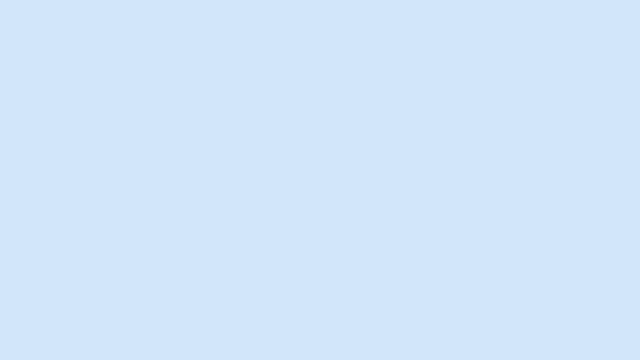
Frame 1 (no input)
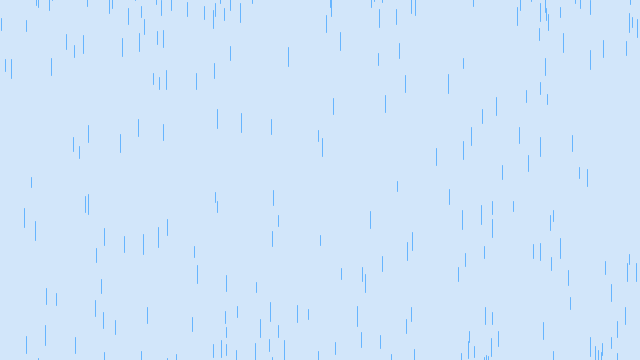
Frame 60 (the mouse pressed at the canvas centre just before this capture)
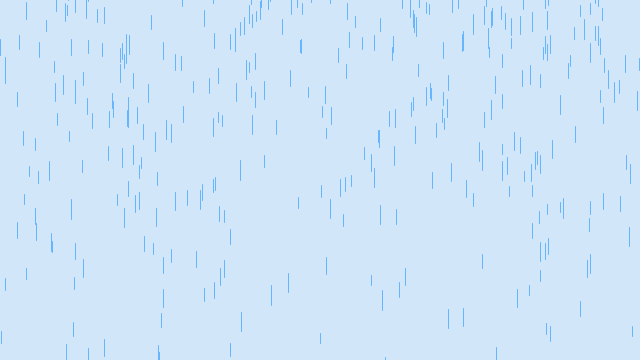
Frame 120 (the mouse held since frame 60 and released just before this capture)

The Processing sketch that drew these frames (run headless with seeded random() and noise(); from frame 60 on, the mouse is pressed at the canvas centre):

// Processing sketch: rain
// ── rain.pde
//rain

Drop[] drops = new Drop[500];


void setup() {
  size(640, 360);
  for (int i = 0; i < drops.length; i++) {
    drops [i] = new Drop();
  }
}

void draw () {
 background (210, 230, 250);
 for (int i = 0; i < drops.length; i++) {
    drops [i].show();
    drops [i].fall();
  }
}
// ── drop.pde
class Drop {
  float x = random(width);
  float y = random(-500,-50);
  float yspeed = random (4, 10);
  float len = random(10, 20); 
  
  void fall () {
    y = y + yspeed;
    yspeed = yspeed + 0.2;
// gravity of the rain (making it faster)
    
    if (y > height) {
      y = random (-200, -100);
      yspeed = random(4, 10);
    }
  }
  
  void show () {
    stroke (102, 181, 255);
     line (x, y, x, y+len);
   }
   
}
